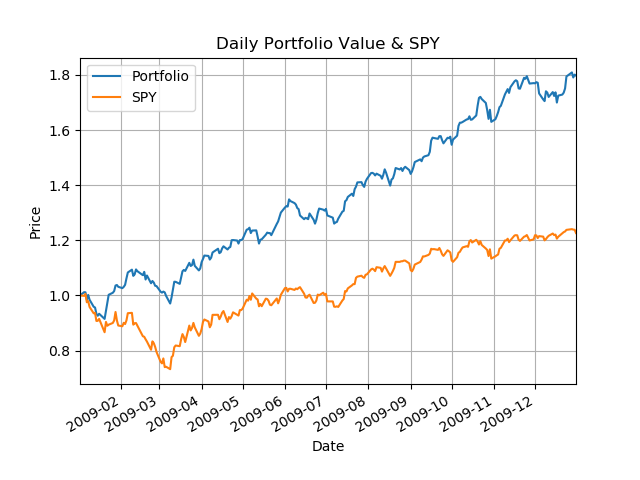

Source code (Python):
"""MC1-P2: Optimize a portfolio.

Copyright 2018, Georgia Institute of Technology (Georgia Tech)
Atlanta, Georgia 30332
All Rights Reserved

Template code for CS 4646/7646

Georgia Tech asserts copyright ownership of this template and all derivative
works, including solutions to the projects assigned in this course. Students
and other users of this template code are advised not to share it with others
or to make it available on publicly viewable websites including repositories
such as github and gitlab.  This copyright statement should not be removed
or edited.

We do grant permission to share solutions privately with non-students such
as potential employers. However, sharing with other current or future
students of CS 7646 is prohibited and subject to being investigated as a
GT honor code violation.

-----do not edit anything above this line---

Student Name: Divya Yagnamurthy (replace with your name)
GT User ID: dyagnamurthy3 (replace with your User ID)
GT ID: 903195460 (replace with your GT ID)
"""


import pandas as pd
import matplotlib.pyplot as plt
import numpy as np
import math
import datetime as dt
from util import get_data, plot_data
import scipy.optimize as spo

# This is the function that will be tested by the autograder
# The student must update this code to properly implement the functionality
def optimize_portfolio(sd=dt.datetime(2008,1,1), ed=dt.datetime(2009,1,1), \
    syms=['GOOG','AAPL','GLD','XOM'], gen_plot=False):

    # Read in adjusted closing prices for given symbols, date range
    dates = pd.date_range(sd, ed)
    prices_all = get_data(syms, dates)  # automatically adds SPY
    prices_all.fillna(method="ffill", inplace=True)
    prices_all.fillna(method="bfill", inplace=True)
    prices = prices_all[syms]  # only portfolio symbols
    norm_prices= prices/prices.iloc[0]
    prices_SPY = prices_all['SPY']  # only SPY, for comparison later
    norm_SPY = prices_SPY / prices_SPY.iloc[0]

    alloc = np.asarray([1.0/len(syms)] * len(syms))
    # find the allocations for the optimal portfolio
    # note that the values here ARE NOT meant to be correct for a test case
    bounds = [(0.0, 1.0)] * len(syms)
    constraint = {'type': 'eq', 'fun': lambda inputs: 1.0- np.sum(inputs)}
    optimizer = spo.minimize(sharpe_func, alloc, args=(norm_prices, ), method='SLSQP', options={'disp':True}, bounds=bounds, constraints=constraint)
    allocs = optimizer.x # add code here to find the allocations
    # cr, adr, sddr, sr = [0.25, 0.001, 0.0005, 2.1] # add code here to compute stats

    allocated = norm_prices * allocs
    port_val = allocated.sum(axis=1)
    returnVal = dailyReturns(port_val)
    cr = (port_val[-1]/port_val[0]) - 1
    adr = returnVal.mean()
    sddr = returnVal.std()
    sr = math.sqrt(252) * (adr / sddr)
    # Get daily portfolio value
    # port_val = prices_SPY # add code here to compute daily portfolio values

    # Compare daily portfolio value with SPY using a normalized plot
    if gen_plot:
        # add code to plot here
        df_temp = pd.concat([port_val, norm_SPY], keys=['Portfolio', 'SPY'], axis=1)
        df_temp.plot()
        plt.grid()
        plt.xlabel("Date")
        plt.ylabel("Price")
        plt.title("Daily Portfolio Value & SPY")
        plt.savefig("optimization.png")
        plt.show()

    return allocs, cr, adr, sddr, sr

def sharpe_func(alloc, norm_prices):
    allocated = norm_prices * alloc
    portfolio = allocated.sum(axis=1)

    daily_returns = dailyReturns(portfolio)

    sr = math.sqrt(252) * (daily_returns.mean() / daily_returns.std())
    return(sr*-1)

def dailyReturns(portfolio):
    dR = portfolio.copy()
    dR[1:] = (portfolio[1:]/portfolio[:-1].values) -1
    dR.iloc[0] = 0
    dR = dR[1:]
    return dR

def test_code():
    # This function WILL NOT be called by the auto grader
    # Do not assume that any variables defined here are available to your function/code
    # It is only here to help you set up and test your code

    # Define input parameters
    # Note that ALL of these values will be set to different values by
    # the autograder!

    start_date = dt.datetime(2008,1,1)
    end_date = dt.datetime(2009,1,1)
    symbols = ['IBM', 'X', 'GLD', 'JPM']

    # Assess the portfolio
    allocations, cr, adr, sddr, sr = optimize_portfolio(sd = start_date, ed = end_date,\
        syms = symbols, \
        gen_plot = True)

    # Print statistics
    print(f"Start Date: {start_date}")
    print(f"End Date: {end_date}")
    print(f"Symbols: {symbols}")
    print(f"Allocations:{allocations}")
    print(f"Sharpe Ratio: {sr}")
    print(f"Volatility (stdev of daily returns): {sddr}")
    print(f"Average Daily Return: {adr}")
    print(f"Cumulative Return: {cr}")

if __name__ == "__main__":
    # This code WILL NOT be called by the auto grader
    # Do not assume that it will be called
    test_code()
